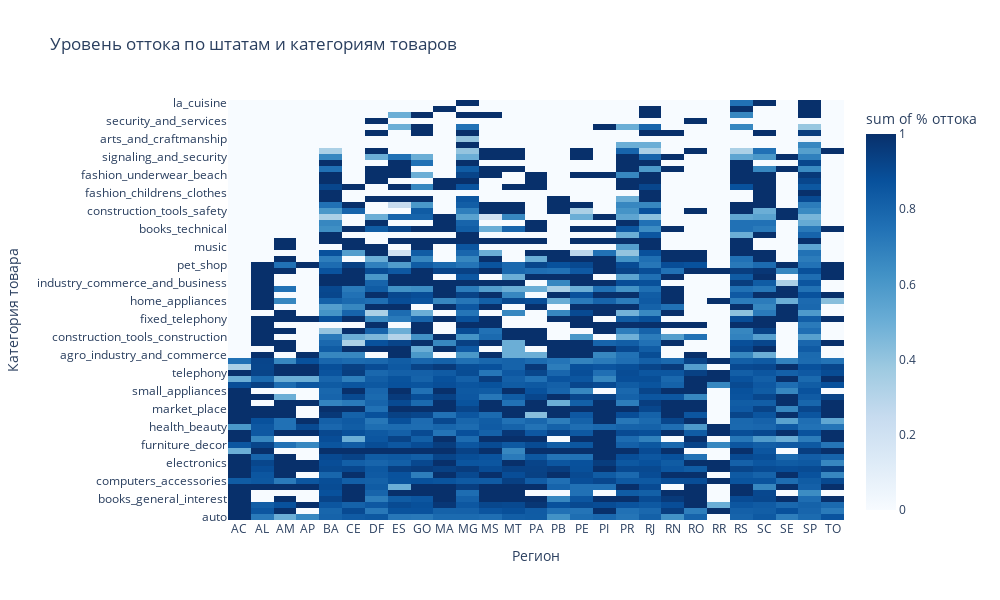

The code cell stored with this chart in its notebook:
### Code cell
# Группируем данные для heatmap (пример для customer_state и product_category_name)
heatmap_data = merge6.groupby(['customer_state', 'product_category_name'])['is_churned'].mean().reset_index()

fig = px.density_heatmap(
    heatmap_data,
    x='customer_state',
    y='product_category_name',
    z='is_churned',
    color_continuous_scale='Blues',
    title='Уровень оттока по штатам и категориям товаров',
    labels={'is_churned': '% оттока'},
    width=1000,
    height=600
)

fig.update_layout(
    xaxis_title="Регион",
    yaxis_title="Категория товара",
    hovermode='closest'
)

fig.show()

### Figure 1 — Plotly figure (JSON) as saved in the notebook; plotly's stock layout.template omitted (floating-point values rounded to 4 significant figures; data arrays with more than 128 entries replaced by an {"elided": "..."} marker saying what was removed)
{"data": [{"coloraxis": "coloraxis", "histfunc": "sum", "hovertemplate": "customer_state=%{x}<br>product_category_name=%{y}<br>sum of % оттока=%{z}<extra></extra>", "name": "", "type": "histogram2d", "x": {"elided": "1323 str values"}, "xaxis": "x", "xbingroup": "x", "y": {"elided": "1323 str values"}, "yaxis": "y", "ybingroup": "y", "z": {"elided": "1323 float values"}}], "layout": {"coloraxis": {"colorbar": {"title": {"text": "sum of % оттока"}}, "colorscale": [[0, "rgb(247,251,255)"], [0.125, "rgb(222,235,247)"], [0.25, "rgb(198,219,239)"], [0.375, "rgb(158,202,225)"], [0.5, "rgb(107,174,214)"], [0.625, "rgb(66,146,198)"], [0.75, "rgb(33,113,181)"], [0.875, "rgb(8,81,156)"], [1, "rgb(8,48,107)"]]}, "height": 600, "hovermode": "closest", "legend": {"tracegroupgap": 0}, "title": {"text": "Уровень оттока по штатам и категориям товаров"}, "width": 1000, "xaxis": {"anchor": "y", "domain": [0, 1], "title": {"text": "Регион"}}, "yaxis": {"anchor": "x", "domain": [0, 1], "title": {"text": "Категория товара"}}}}
